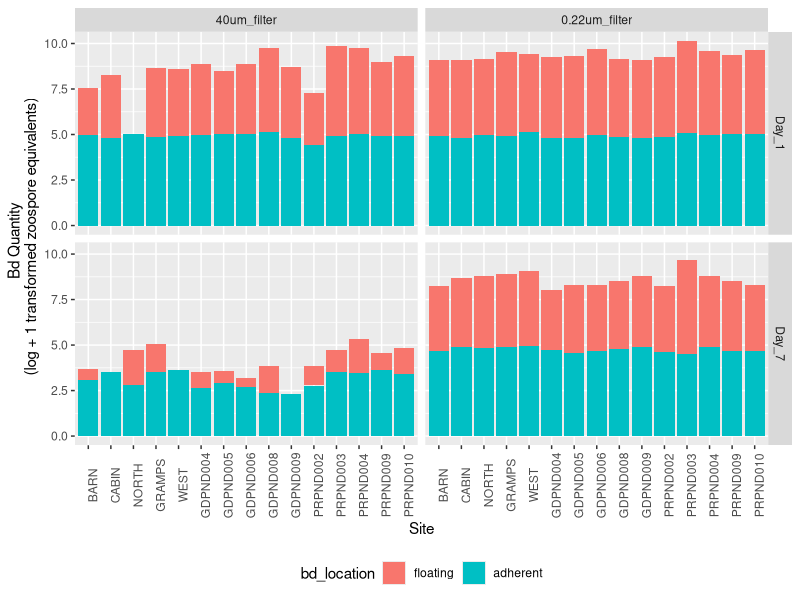
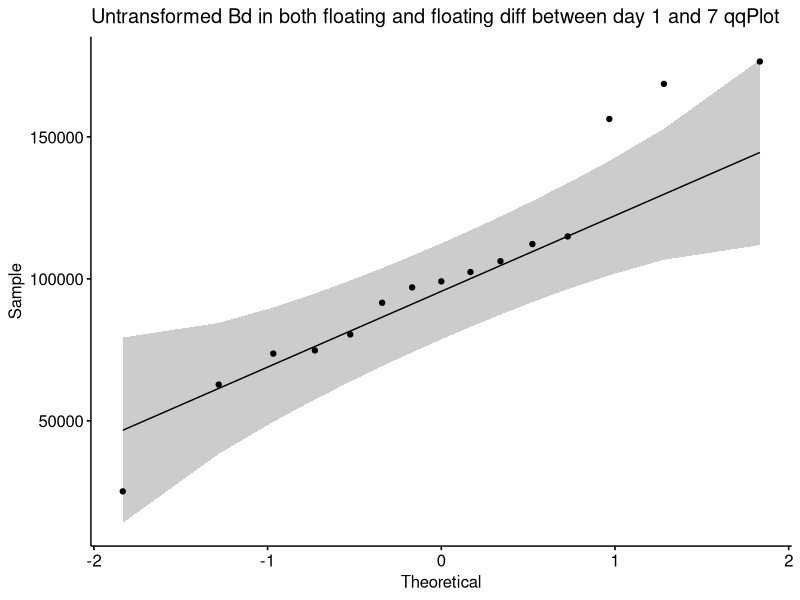
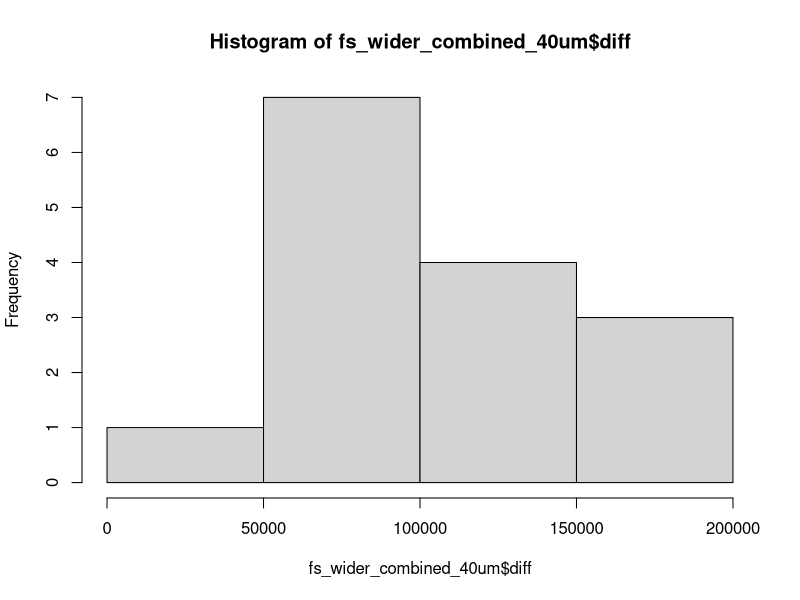
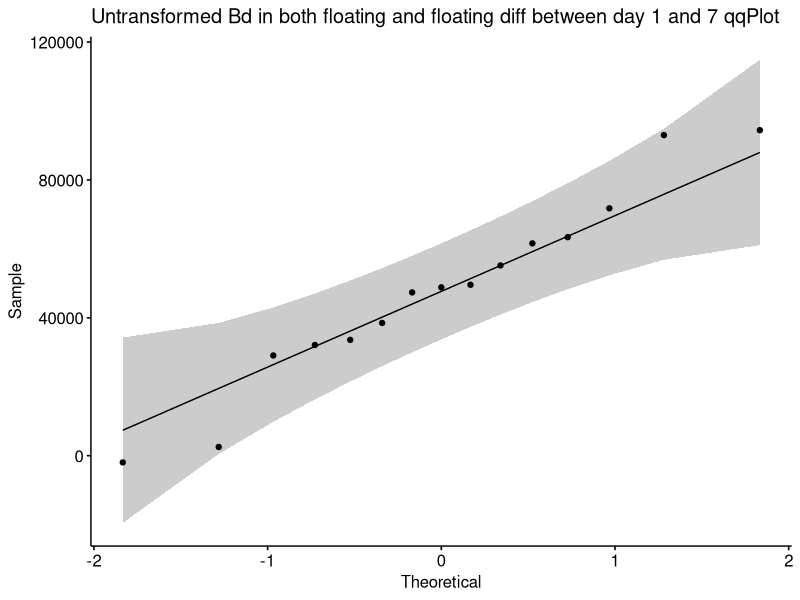
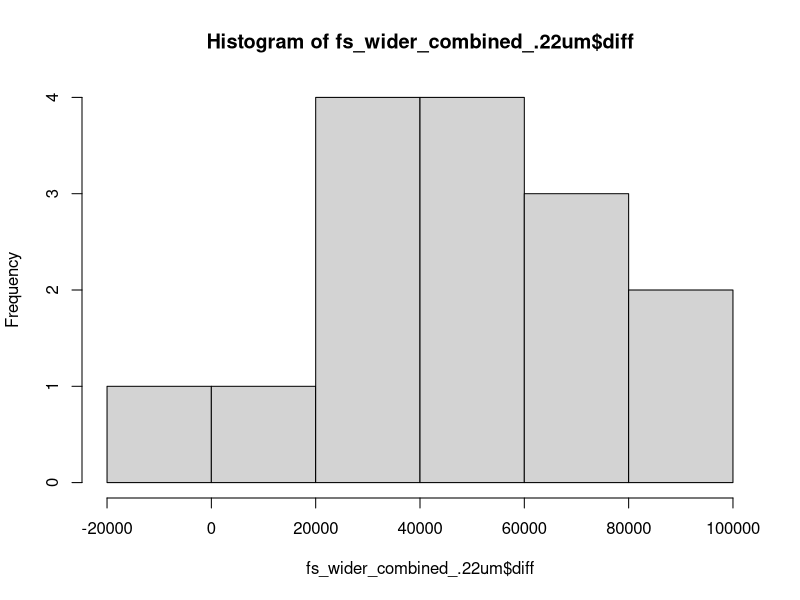
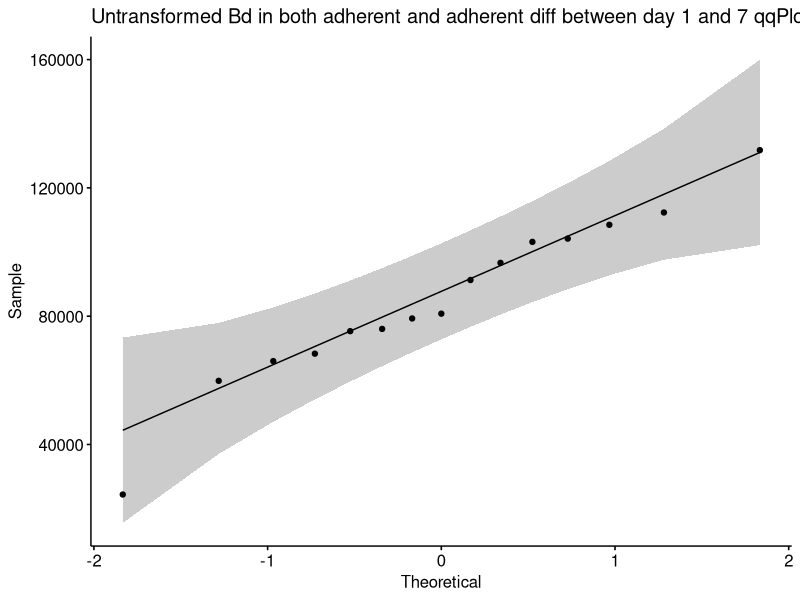
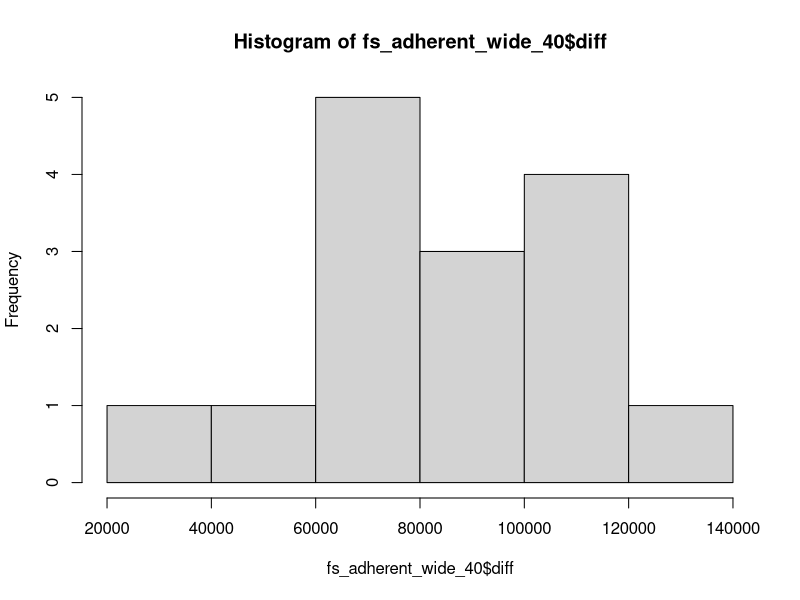
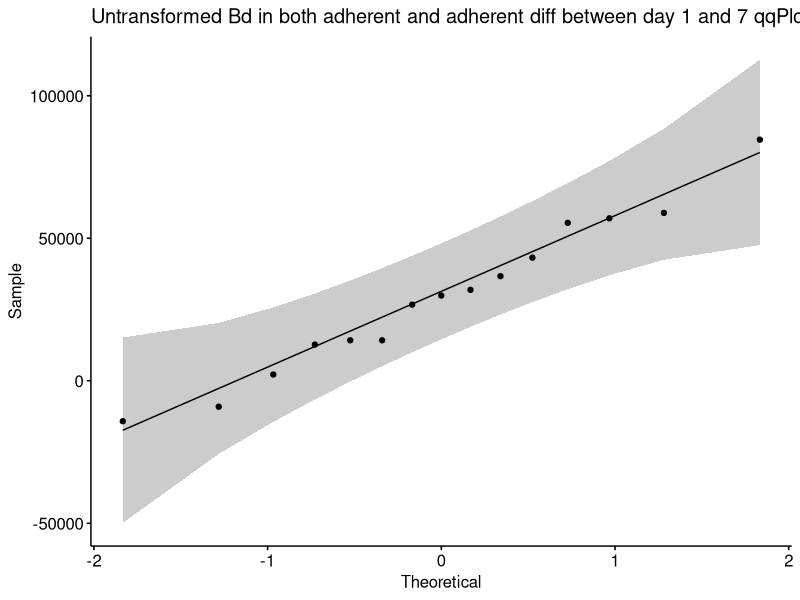

These figures' R source, in order:
## ---- chunk 1
#| warning: false
#| include: false

# Data wrangling

## read in and clean data
library(tidyverse) # for cleaning and viewing data
library(here) # for importing data
library(ggpubr)
library(rstatix)
library(ggplot2)
library(car)
library(multcomp)

ns_biofilm_bd <- read.csv(here("data", "nine-sites-biofilm-on-Bd - Sheet1.csv"))
fs_pw_bd <- read.csv(here("data", "fifteen-sites-PW-on-Bd - Sheet1.csv"))
fs_ml_pw_bd <- read.csv(here("data", "fifteen-sites-PW-on-MLBd - Sheet1.csv"))
ns_ml_pw_bd <- read.csv(here("data", "nine-sites-PW-on-MLBd - Sheet1.csv"))


# data type cleaning

#  Part I
fs_pw_bd$bd_location <- factor(fs_pw_bd$bd_location, levels = c("floating", "adherent"))
fs_pw_bd$filter <- factor(fs_pw_bd$filter,
                          levels = c("40um_filter", "0.22um_filter"))
fs_pw_bd$day <- factor(fs_pw_bd$day, levels = c("1", "7"),
                            labels = c("Day_1", "Day_7"))
fs_pw_bd$site <- factor(fs_pw_bd$site,
                          levels = c("BARN", "CABIN", "NORTH", "GRAMPS", "WEST", "GDPND004", "GDPND005", "GDPND006", "GDPND008", "GDPND009", "PRPND002", "PRPND003", "PRPND004", "PRPND009", "PRPND010", "sterile MQ"))

#  Part II
ns_biofilm_bd$site <- factor(ns_biofilm_bd$site,
                                levels = c("CABIN", "GRAMPS", "WEST", "GDPND005", "GDPND006", "GDPND009", "PRPND004", "PRPND009", "PRPND010"))
ns_biofilm_bd$bd_location <- factor(ns_biofilm_bd$bd_location, levels = c("supernatant", "biofilm"))
ns_biofilm_bd$day <- factor(ns_biofilm_bd$day, levels = c("0", "1", "7"), 
                            labels = c("Day_0", "Day_1", "Day_7")) 


#  Part III
fs_ml_pw_bd$filter <- factor(fs_ml_pw_bd$filter,
                          levels = c("40um_filter", "0.22um_filter"))
fs_ml_pw_bd$day <- factor(fs_ml_pw_bd$day, levels = c("Day_1", "Day_7"))
fs_ml_pw_bd$site <- factor(fs_ml_pw_bd$site,
                          levels = c("BARN", "CABIN", "NORTH", "GRAMPS", "WEST", "GDPND004", "GDPND005", "GDPND006", "GDPND008", "GDPND009", "PRPND002", "PRPND003", "PRPND004", "PRPND009", "PRPND010", "MQ"))


#  Part II
ns_ml_pw_bd$site <- factor(ns_ml_pw_bd$site,
                                levels = c("CABIN", "GRAMPS", "WEST", "GDPND005", "GDPND006", "GDPND009", "PRPND004", "PRPND009", "PRPND010", "control"))
ns_ml_pw_bd$bd_location <- factor(ns_ml_pw_bd$bd_location, levels = c("supernatant", "adherent"))
ns_ml_pw_bd$day <- factor(ns_ml_pw_bd$day, levels = c("1", "7"), 
                            labels = c("Day_1", "Day_7")) 

       
# remove the controls

fs_pw_bd <- fs_pw_bd %>%
  filter(site != "sterile MQ")

fs_ml_pw_bd <- fs_ml_pw_bd %>%
  filter(site != "MQ") %>%
  filter(site != "NORTH")

ns_ml_pw_bd<- ns_ml_pw_bd %>%
  filter(site != "MQ")

ns_ml_pw_bd<- ns_ml_pw_bd %>%
  filter(site != "NORTH")



# no control for nine site expt

## ---- chunk 2
fs_pw_bd %>%
ggplot(aes(y= log10(bd_qty + 1), x = site, fill=bd_location)) + 
    geom_col() +
    facet_grid(day~filter)+
    #theme_classic() +
   theme(axis.text.x = element_text(angle = 90),
          legend.position = "bottom") + 
    xlab("Site") +
    ylab("Bd Quantity \n (log + 1 transformed zoospore equivalents)")
  ggtitle("Effect of aquatic environmental microbes on Bd growth")
## ---- chunk 3
# Assumptions testing

# Step 1: combine floating and floating
fs_wider_combined <- fs_pw_bd %>%
  pivot_wider(names_from = bd_location, values_from = bd_qty) %>%
  mutate(combined_bd = adherent + floating)

fs_wider_combined <- subset(fs_wider_combined, select = -c(adherent,floating) )

fs_wider_combined <- fs_wider_combined %>% 
  # calculate diff
  pivot_wider(names_from = day, values_from = combined_bd) %>%
  mutate(diff = Day_1 - Day_7)

# Step 2: create subsets for each treatment
fs_wider_combined_40um <- fs_wider_combined %>% 
  filter(filter =="40um_filter")
fs_wider_combined_.22um <- fs_wider_combined %>% 
  filter(filter =="0.22um_filter")

# Step 3: check normality of the differences across groups
fs_wider_combined_40um %>% 
 ggqqplot("diff", title = "Untransformed Bd in both floating and floating diff between day 1 and 7 qqPlot") # good enough
shapiro.test(fs_wider_combined_40um$diff) # normal, yay!
hist(fs_wider_combined_40um$diff) # good enough

fs_wider_combined_.22um %>% 
 ggqqplot("diff", title = "Untransformed Bd in both floating and floating diff between day 1 and 7 qqPlot") # gorgeous
shapiro.test(fs_wider_combined_.22um$diff) # normal, yay!
hist(fs_wider_combined_.22um$diff) # good enough
  
## ---- chunk 4
# Step 3: run the paired t-test on the difference
t.test(fs_wider_combined_40um$diff, fs_wider_combined_.22um$diff, paired = TRUE)
## ---- chunk 5
# Step 1: SELECT ONLY adherent BD and calculate the diff between day 1 and 7
fs_adherent_wide <- fs_pw_bd %>%
  filter(bd_location =="adherent") %>% 
  # calculate diff
  pivot_wider(names_from = day, values_from = bd_qty) %>%
  mutate(diff = Day_1 - Day_7)

# Step 2: create subsets for each treatment
fs_adherent_wide_40 <- fs_adherent_wide %>% 
  filter(filter =="40um_filter")
fs_adherent_wide_.22 <- fs_adherent_wide %>% 
  filter(filter =="0.22um_filter")

# Step 3: check normality of the differences across groups
fs_adherent_wide_40  %>% 
 ggqqplot("diff", title = "Untransformed Bd in both adherent and adherent diff between day 1 and 7 qqPlot") # perf
shapiro.test(fs_adherent_wide_40 $diff) # normal, yay!
hist(fs_adherent_wide_40 $diff) # good enough

fs_adherent_wide_.22 %>% 
 ggqqplot("diff", title = "Untransformed Bd in both adherent and adherent diff between day 1 and 7 qqPlot") # gorgeous
shapiro.test(fs_adherent_wide_.22$diff) # normal, yay!
hist(fs_adherent_wide_.22$diff) # good enough
  
## ---- chunk 6
# Step 3: run the paired t-test on the difference
t.test(fs_adherent_wide_.22$diff, fs_adherent_wide_40$diff, paired = TRUE)
## ---- chunk 7
par(mfrow = c(2, 2))

# Step 1: SELECT ONLY floating BD and calculate the diff between day 1 and 7
fs_floating_wide <- fs_pw_bd %>%
  filter(bd_location =="floating") %>% 
  # calculate diff
  pivot_wider(names_from = day, values_from = bd_qty) %>%
  mutate(diff = Day_1 - Day_7)

# Step 2: create subsets for each treatment
fs_floating_wide_40 <- fs_floating_wide %>% 
  filter(filter =="40um_filter")
fs_floating_wide_.22 <- fs_floating_wide %>% 
  filter(filter =="0.22um_filter")

# Step 3: check normality of the differences across groups
qq1 <- qqPlot(fs_floating_wide_40$diff) # NOPE
shapiro.test(fs_floating_wide_40$diff) # NOPE
hist40 <- hist(fs_floating_wide_40$diff) # NOPE 

## could log transform and try again if it is of interest
qq2 <- qqPlot(fs_floating_wide_.22$diff)
shapiro.test(fs_floating_wide_.22$diff) # normal, yay!
hist20 <- hist(fs_floating_wide_.22$diff) # good enough
  
# Step 3: run the paired t-test on the difference
#t.test(fs_floating_wide_.22$diff, fs_floating_wide_40$diff, paired = TRUE)

## ---- chunk 8
ns_biofilm_bd %>%
ggplot(aes(y= log10(bd_qty), x = site, fill=bd_location)) + 
    geom_col() +
    facet_grid(.~day)+
    theme(axis.text.x = element_text(angle = 90),
          legend.position = "bottom") + 
    xlab("Site") +
   ylab("Bd Quantity \n (log transformed zoospore equivalents)") +
  ggtitle("Lab Bd innoculation on East Bay Biofilms - 9 sites") 
## ---- chunk 9
# Step 1: combine floating and floating
combined <- ns_biofilm_bd %>%
  pivot_wider(names_from = bd_location, values_from = bd_qty) %>%
  mutate(combined_bd = biofilm + supernatant) %>% 
  mutate(log_combined_bd = log(combined_bd))

# assumptions
combined %>%
  group_by(day) %>%
  #shapiro_test(combined_bd) %>%  # SO DAMN CLOSE without transformation
  shapiro_test(log_combined_bd) # def normal


# anova
res.aov <- anova_test(data = combined, dv = log_combined_bd, wid = site, within = day)
get_anova_table(res.aov) # ges is the generalized effect size (amount of variability due to the within-subjects factor)

# post hoc pairwise comparison: pairwise ttest with bonferroni correction
pwc <-combined %>%
  pairwise_t_test(
    log_combined_bd ~ day, paired = TRUE,
    p.adjust.method = "bonferroni"
    )
pwc



## ---- chunk 10
biofilm_only <- ns_biofilm_bd %>%
  filter(bd_location == "biofilm") %>%
  mutate(log_qty = log(bd_qty))

# assumptions tests
biofilm_only %>%
  group_by(day) %>%
  shapiro_test(log_qty) # day 0 does not pass

# anova

res.aov <- anova_test(data = biofilm_only, dv = log_qty, wid = site, within = day)
get_anova_table(res.aov) # ges is the generalized effect size (amount of variability due to the within-subjects factor)

# post hoc pairwise comparison: pairwise ttest with bonferroni correction
pwc <- ns_biofilm_bd %>%
  filter(bd_location == "biofilm") %>%
  mutate(log_qty = log(bd_qty +1)) %>%
  pairwise_t_test(
    log_qty ~ day, paired = TRUE,
    p.adjust.method = "bonferroni"
    )
pwc

## ---- chunk 11

s_only <- ns_biofilm_bd %>%
  filter(bd_location == "supernatant") %>%
  mutate(log_qty = log(bd_qty))

# assumptions
s_only %>%
  group_by(day) %>%
  shapiro_test(log_qty) #passes

# anova
res.aov <- anova_test(data = s_only, dv = log_qty, wid = site, within = day)
get_anova_table(res.aov) # ges is the generalized effect size (amount of variability due to the within-subjects factor)

# post hoc pairwise comparison: pairwise ttest with bonferroni correction
pwc <-s_only %>%
  pairwise_t_test(
    log_qty ~ day, paired = TRUE,
    p.adjust.method = "bonferroni"
    )
pwc

## ---- chunk 12
ns_ml_pw_bd%>%
ggplot(aes(y= log10(bd_qty), x = site, fill=bd_location)) + 
    geom_col() +
    facet_grid(day~filter)+
    theme(axis.text.x = element_text(angle = 90),
          legend.position = "bottom") + 
    xlab("Site") +
   ylab("Bd Quantity \n (log transformed zoospore equivalents)") +
  ggtitle("Effect of microbes in pond water on the Bd-release from mono-strain Bd biofilm\n9 sites experiment") 
## ---- chunk 13
# Assumptions testing

# Step 1: combine floating and floating
ns_ml_diff <- ns_ml_pw_bd %>% 
  # calculate diff
  pivot_wider(names_from = day, values_from = bd_qty) %>%
  mutate(diff = Day_1 - Day_7)

# Step 2: create subsets for each treatment
ns_ml_diff_40um <- ns_ml_diff %>% 
  filter(filter =="40um_filter")
ns_ml_diff_.22um <- ns_ml_diff %>% 
  filter(filter =="0.22um_filter")

# Step 3: check normality of the differences across groups
ns_ml_diff_40um%>% 
 ggqqplot("diff", title = "40 um") # not great
shapiro.test(ns_ml_diff_40um$diff) # NOT normal
hist(ns_ml_diff_40um$diff) # nope

# we gotta transform, but we have negative: west GAINED Bd

ns_ml_diff_.22um%>% 
 ggqqplot("diff", title = ".22 um") # gorg
shapiro.test(ns_ml_diff_.22um$diff) # not normal
hist(ns_ml_diff_.22um$diff) # yay!
  
## ---- chunk 14
fs_pw_bd %>%
  ggplot(aes(x = day, y = log(bd_qty +1), fill = bd_location)) +
  geom_boxplot() +
  theme_classic() +
  theme(axis.title = element_text(size = 12, face = "bold"),
        legend.position = "bottom") +
  ggtitle("15 sites ")

fs_pw_bd %>%
  ggplot(aes(x = day, y = log(bd_qty +1), fill = bd_location)) +
  geom_boxplot() +
  theme_classic() +
  theme(axis.title = element_text(size = 12, face = "bold"),
        legend.position = "bottom") +
  facet_wrap(~filter) +
  ggtitle("15 sites ")

## ---- chunk 15
ns_biofilm_bd %>%
  ggplot(aes(x = day, y = log(bd_qty +1), fill = bd_location)) +
  geom_boxplot() +
  theme_classic() +
  theme(axis.title = element_text(size = 12, face = "bold"),
        legend.position = "bottom") +
  ggtitle("Lab Bd innoculation on East Bay Biofilms - '9 sites' ")

## ---- chunk 16
ns_biofilm_bd %>%
  ggplot(aes(x = day, y = log(bd_qty +1), fill = bd_location)) +
  geom_boxplot() +
  theme_classic() +
  facet_wrap(~bd_location) +
  theme(axis.title = element_text(size = 12, face = "bold"),
        legend.position = "bottom") +
  ggtitle(" Lab Bd innoculation on East Bay Biofilms - '9 sites' ")
## ---- chunk 17
# all data biofilms
ns_biofilm_bd %>%
  filter(bd_location == "biofilm") %>% #filter out only bd in biofilm
  ggplot(aes(x = log(bd_qty +1))) +
  geom_histogram(position = "identity",  bins=30) +
  theme_classic() +
  theme(axis.title = element_text(size = 12, face = "bold")) +
  ggtitle("Bd in BIOFILMS from 9 site experiment")

# faceted by day
ns_biofilm_bd %>%
  filter(bd_location == "biofilm") %>% #filter out only bd in biofilm
  ggplot(aes(x = log(bd_qty +1))) +
  geom_histogram(position = "identity",  bins=30) +
  facet_wrap(~day) +
  theme_classic() +
  theme(axis.title = element_text(size = 12, face = "bold")) +
  ggtitle("Bd in BIOFILMS from 9 site experiment")

# all data supernatant
ns_biofilm_bd %>%
  filter(bd_location == "supernatant") %>% #filter out only bd in biofilm
  ggplot(aes(x = log(bd_qty +1))) +
  geom_histogram(position = "identity",  bins=30) +
  theme_classic() +
  theme(axis.title = element_text(size = 12, face = "bold")) +
  ggtitle("Bd in SUPERNATANT from 9 site experiment")

# faceted by day
ns_biofilm_bd %>%
  filter(bd_location == "supernatant") %>% #filter out only bd in biofilm
  ggplot(aes(x = log(bd_qty +1))) +
  geom_histogram(position = "identity", bins=30) +
  facet_wrap(~day) +
  theme_classic() +
  theme(axis.title = element_text(size = 12, face = "bold")) +
  ggtitle("Bd in SUPERNATANT from 9 site experiment")

## ---- chunk 18
# whole dataset
ns_biofilm_bd %>%
  filter(bd_location == "biofilm") %>%
  mutate(log_qty = log(bd_qty +1)) %>%
ggqqplot("log_qty", title = "Bd in biofilm qqPlot")

# per day
ns_biofilm_bd %>%
  filter(bd_location == "biofilm") %>%
  mutate(log_qty = log(bd_qty +1)) %>%
ggqqplot("log_qty", facet.by = "day", title = "Bd in biofilm qqPlot")

# difference between day 1 and day 7
ns_biofilm_bd %>%
  filter(bd_location == "biofilm") %>%
  pivot_wider(names_from = day, values_from = bd_qty) %>%
  mutate(diff = Day_1 - Day_7) %>%
  mutate(log_diff = log(diff +1)) %>%
  ggqqplot("log_diff", title = "Bd in biofilm diff between day 1 and 7 qqPlot")

# whole dataset
ns_biofilm_bd %>%
  filter(bd_location == "supernatant") %>%
  mutate(log_qty = log(bd_qty +1)) %>%
ggqqplot("log_qty", title = "Bd in SUPERNATANT qqPlot")

# per day
ns_biofilm_bd %>%
  filter(bd_location == "supernatant") %>%
  mutate(log_qty = log(bd_qty +1)) %>%
ggqqplot("log_qty", facet.by = "day", title = "Bd in SUPERNATANT qqPlot")

# difference between day 1 and day 7
ns_biofilm_bd %>%
  filter(bd_location == "supernatant") %>%
  pivot_wider(names_from = day, values_from = bd_qty) %>%
  mutate(diff = Day_1 - Day_7) %>%
  mutate(log_diff = log(diff +1)) %>%
  ggqqplot("log_diff", title = "Bd in supernatant diff between day 1 and 7 qqPlot")

## ---- chunk 19
#| include: false


# shapiro - wilks test: all Bd biofilm
ns_biofilm_bd %>%
  filter(bd_location == "biofilm") %>%
  mutate(log_bd_qty = log(bd_qty +1)) %>%
  group_by(day) %>%
  shapiro_test(log_bd_qty) # day 0 not normal

# shapiro - wilks test: difference in day 1 and day 7
ns_biofilm_bd %>%
  filter(bd_location == "biofilm") %>%
  pivot_wider(names_from = day, values_from = bd_qty) %>%
  mutate(diff = Day_1 - Day_7) %>%
  mutate(log_diff = log(diff +1)) %>%
  shapiro_test(log_diff) # normal

## ---- chunk 20
#| include: false


#### paired t-test between day 1 and 7
d1 <- ns_biofilm_bd %>% 
  filter(bd_location == "biofilm") %>%
  filter(day == "Day_1")

d7 <- ns_biofilm_bd %>% 
  filter(bd_location == "biofilm") %>%
  filter(day == "Day_7")

t.test(d1$bd_qty, d7$bd_qty, paired = TRUE)
## ---- chunk 21
#| include: false


# shapiro - wilks test: all Bd biofilm
ns_biofilm_bd %>%
  filter(bd_location == "supernatant") %>%
  mutate(log_bd_qty = log(bd_qty +1)) %>%
  group_by(day) %>%
  shapiro_test(log_bd_qty) # all good

# shapiro - wilks test: difference in day 1 and day 7
ns_biofilm_bd %>%
  filter(bd_location == "supernatant") %>%
  pivot_wider(names_from = day, values_from = bd_qty) %>%
  mutate(diff = Day_1 - Day_7) %>%
  mutate(log_diff = log(diff +1)) %>%
  shapiro_test(log_diff) # normal

## ---- chunk 22
#| include: false

#### paired t-test between day 1 and 7
d1 <- ns_biofilm_bd %>% 
  filter(bd_location == "supernatant") %>%
  filter(day == "Day_1")

d7 <- ns_biofilm_bd %>% 
  filter(bd_location == "supernatant") %>%
  filter(day == "Day_7")

t.test(d1$bd_qty, d7$bd_qty, paired = TRUE)
## ---- chunk 23
fs_ml_pw_bd %>%
ggplot(aes(y= log(bd_qty), x = site)) + 
    geom_col() +
    facet_grid(day~filter)+
    #theme_classic() +
   theme(axis.text.x = element_text(angle = 90),
          legend.position = "bottom") + 
    xlab("Site") +
    ylab("Bd Quantity \n (log + 1 transformed zoospore equivalents)")
  ggtitle("Effect of microbes in pond water on the Bd-release from mono-strain Bd biofilm")
  

## ---- chunk 24
# Assumptions testing

# Step 1: combine floating and floating
fs_ml_diff <- fs_ml_pw_bd %>% 
  # calculate diff
  pivot_wider(names_from = day, values_from = bd_qty) %>%
  mutate(diff = Day_1 - Day_7)

# Step 2: create subsets for each treatment
fs_ml_diff_40um <- fs_ml_diff %>% 
  filter(filter =="40um_filter")
fs_ml_diff_.22um <- fs_ml_diff %>% 
  filter(filter =="0.22um_filter")

# Step 3: check normality of the differences across groups
fs_ml_diff_40um%>% 
 ggqqplot("diff", title = "40 um") # good enough? Outlier in pleasanton 4
shapiro.test(fs_ml_diff_40um$diff) # NOT normal
hist(fs_ml_diff_40um$diff) # nope

# we gotta transform, but we have negative: west GAINED Bd

fs_ml_diff_.22um%>% 
 ggqqplot("diff", title = ".22 um") # gorg
shapiro.test(fs_ml_diff_.22um$diff) # normal
hist(fs_ml_diff_.22um$diff) # yay!
  
